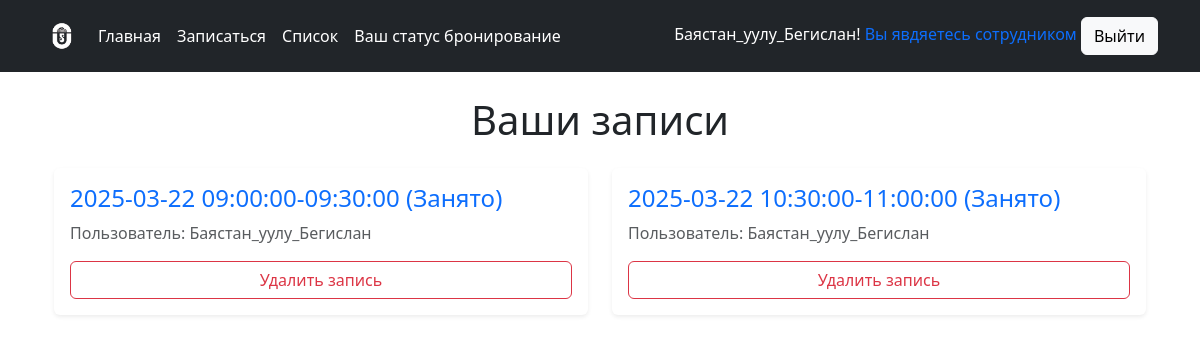
The page /status/ (signed in) on the database its author committed.
### scetch/models.py (models this page shows)
class Booking(models.Model):
    user = models.ForeignKey(User, on_delete=models.CASCADE)
    slot = models.OneToOneField(QueueSlot, on_delete=models.CASCADE)  # Один слот - одна бронь
    created_at = models.DateTimeField(auto_now_add=True)
    video = models.FileField(upload_to='media/viseo/%Y/%m/%d/', blank=True, null=True)
    def __str__(self):
        return f"{self.user.username} - {self.slot}"

class QueueSlot(models.Model):
    date = models.DateField()
    start_time = models.TimeField()
    end_time = models.TimeField()
    is_booked = models.BooleanField(default=False)  # Флаг занятости
    def __str__(self):
        status = "Занято" if self.is_booked else "Свободно"
        return f"{self.date} {self.start_time}-{self.end_time} ({status})"

### scetch/views.py (the view)
# urls.py: path('status/', status, name='status'),
@login_required
def status(request):
    books = Booking.objects.filter(user=request.user)
    context = {
        'book': books
    }
    print(context['book'])
    return render(request, 'home/status.html', context)

### scetch/templates/home/status.html
{% extends 'home/base.html' %}
{% block content %}
<div class="container mt-4">
    <h1 class="text-center mb-4">Ваши записи</h1>
    {% if book %}
        <div class="row justify-content-center">
            {% for book in book %}
                <div class="col-md-6">
                    <div class="card shadow-sm border-0 mb-3">
                        <div class="card-body">
                            <h4 class="card-title text-primary">{{ book.slot }}</h4>
                            <p class="card-text text-muted">Пользователь: {{ book.user }}</p>
                            <a href="{% url 'delete_booking' book.id %}" class="btn btn-outline-danger w-100">
                                Удалить запись
                            </a>
                        </div>
                    </div>
                </div>
            {% endfor %}
        </div>
    {% else %}
        <div class="text-center">
            <h3 class="text-muted">У вас нет записей</h3>
        </div>
    {% endif %}
</div>
{% endblock %}

### scetch/templates/home/base.html (shortened to what this page needs)
<!DOCTYPE html>
<html lang="ru">
{% load static %}
<head>
    <link href="https://cdn.jsdelivr.net/npm/bootstrap@5.3.3/dist/css/bootstrap.min.css" rel="stylesheet"
>
    <link rel="stylesheet" href="{% static 'css/style.css' %}">
</head>
<body>
<header class="p-3 text-bg-dark">
    <div class="container">
        <div class="d-flex flex-wrap align-items-center justify-content-center justify-content-lg-start">
            <a href="/" class="d-flex align-items-center mb-2 mb-lg-0 text-white text-decoration-none">
                <img src="{% static 'img/white_logo.png' %}" class="bi me-2"
                     width="40" height="32">
            </a>
            <ul class="nav col-12 col-lg-auto me-lg-auto mb-2 justify-content-center mb-md-0">
                {% if user.is_authenticated %}
                    <li><a href="{% url 'home' %}" class="nav-link px-2 text-white">Главная</a></li>
                    <li><a href="{% url 'queute_list' %}" class="nav-link px-2 text-white">Записаться</a></li>
                    <li><a href="{% url 'all_slots' %}" class="nav-link px-2 text-white">Список</a></li>
                    <li><a href="{% url 'status' %}" class="nav-link px-2 text-white">Ваш статус бронирование</a></li>
                {% endif %}
            </ul>
            <div class="text-end">
                {% if user.is_authenticated %}
                    <span>{{ user.username }}!</span>
                    {% if user.is_staff %}
                        <a href="{% url 'adminka_home' %}"><span>Вы явдяетесь сотрудником</span></a>
                    {% endif %}
                    <a href="{% url 'logout' %}">
                        <button type="button" class="btn btn-light">Выйти</button>
                    </a>
                {% else %}
                    <a href="{% url 'login' %}">
                        <button type="button" class="btn btn-light me-2">Войти</button>
                    </a>
                {% endif %}
            </div>
        </div>
    </div>
</header>
<div class="container">
    {% block content %}
    {% endblock %}
</div>
</body>
</html>

### static/css/style.css (style rules this page uses)
body { background-image: url("https://cdn.pixabay.com/photo/2017/01/24/03/53/plant-2004483_1280.jpg"); background-size: cover; }
a { text-decoration: none; }

### rows shown on the page
Booking: slot "2025-03-22 09:00:00-09:30:00 (Занято)", user "Баястан_уулу_Бегислан"
Booking: slot "2025-03-22 10:30:00-11:00:00 (Занято)", user "Баястан_уулу_Бегислан"

### other values the page prints
{{ user.username }} "Баястан_уулу_Бегислан"
